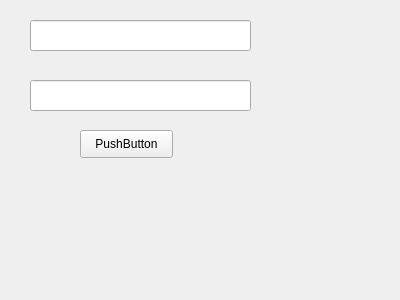
<?xml version="1.0" encoding="UTF-8"?>
<ui version="4.0">
 <class>Form</class>
 <widget class="QWidget" name="Form">
  <property name="geometry">
   <rect>
    <x>0</x>
    <y>0</y>
    <width>400</width>
    <height>300</height>
   </rect>
  </property>
  <property name="windowTitle">
   <string>Form</string>
  </property>
  <widget class="QPushButton" name="nut_dang_nhap">
   <property name="geometry">
    <rect>
     <x>80</x>
     <y>130</y>
     <width>93</width>
     <height>28</height>
    </rect>
   </property>
   <property name="text">
    <string>PushButton</string>
   </property>
  </widget>
  <widget class="QLineEdit" name="o_nhap_tai_khoan">
   <property name="geometry">
    <rect>
     <x>30</x>
     <y>20</y>
     <width>221</width>
     <height>31</height>
    </rect>
   </property>
  </widget>
  <widget class="QLineEdit" name="o_nhap_mat_khau">
   <property name="geometry">
    <rect>
     <x>30</x>
     <y>80</y>
     <width>221</width>
     <height>31</height>
    </rect>
   </property>
  </widget>
 </widget>
 <resources/>
 <connections/>
</ui>
